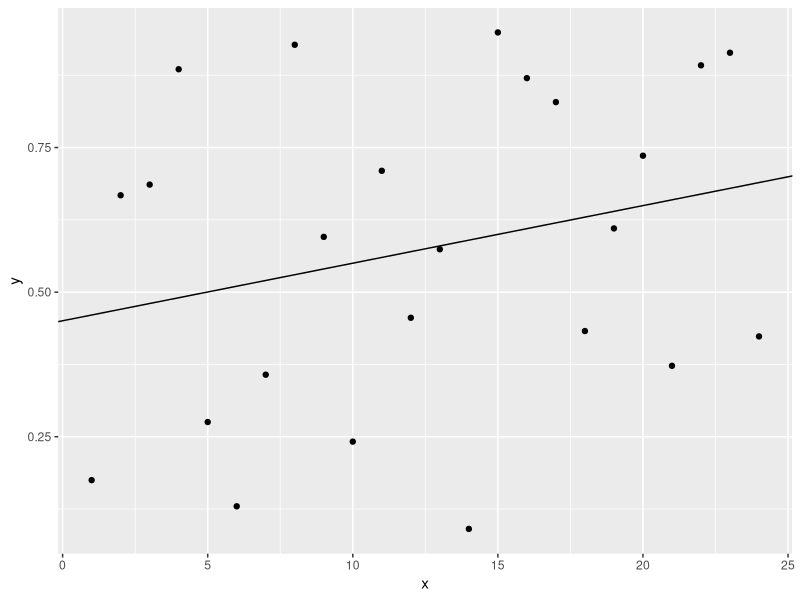
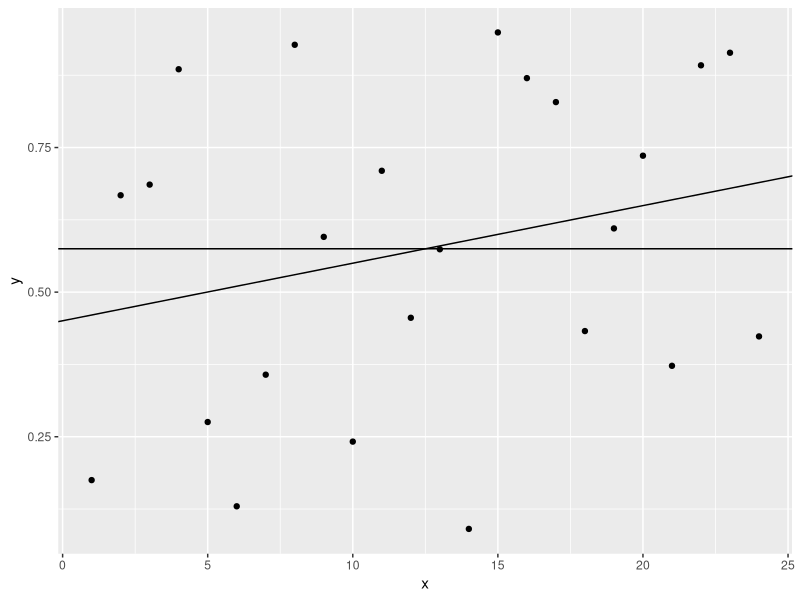

Write R code to recreate these figures, in order.
library(ggplot2)
numpoints = 24
df = data.frame(x=1:numpoints, y=runif(numpoints))
model = lm(y ~ x, df)
ggplot(df, aes(x, y)) + geom_point() + geom_abline(intercept=model$coefficients[1], slope=model$coefficients[2])
ggplot(df, aes(x, y)) + geom_point() + geom_abline(intercept=model$coefficients[1], slope=model$coefficients[2]) + geom_hline(yintercept=mean(df$y))
